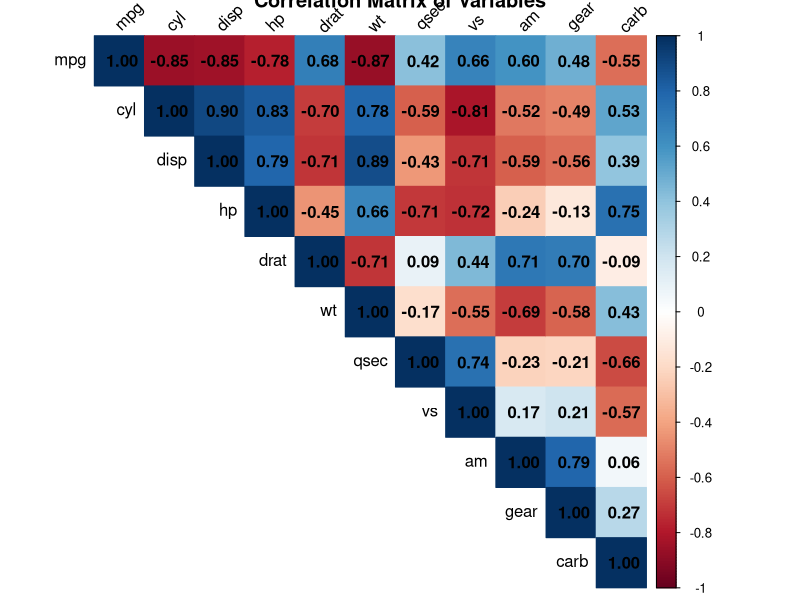
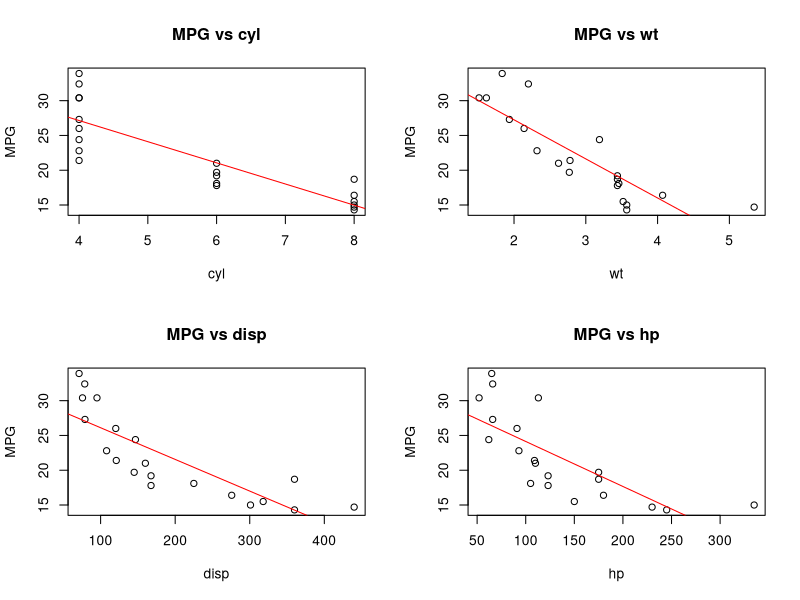
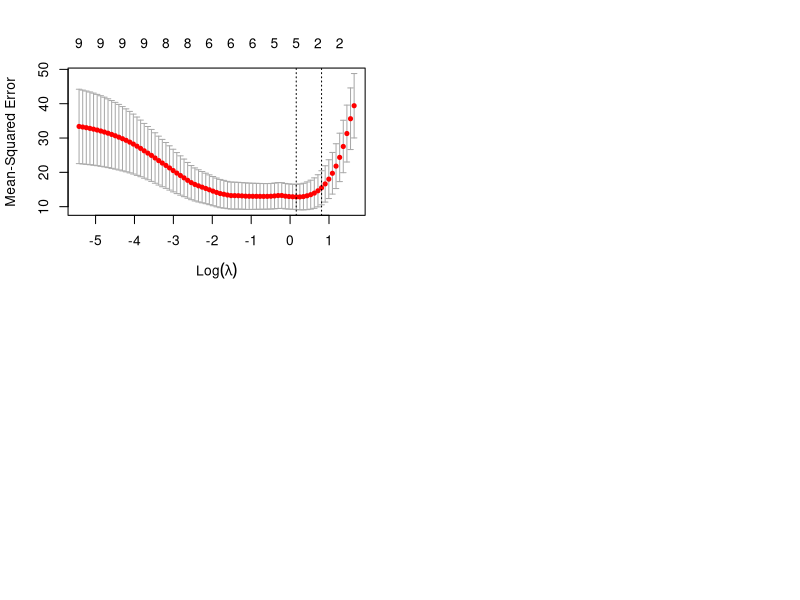
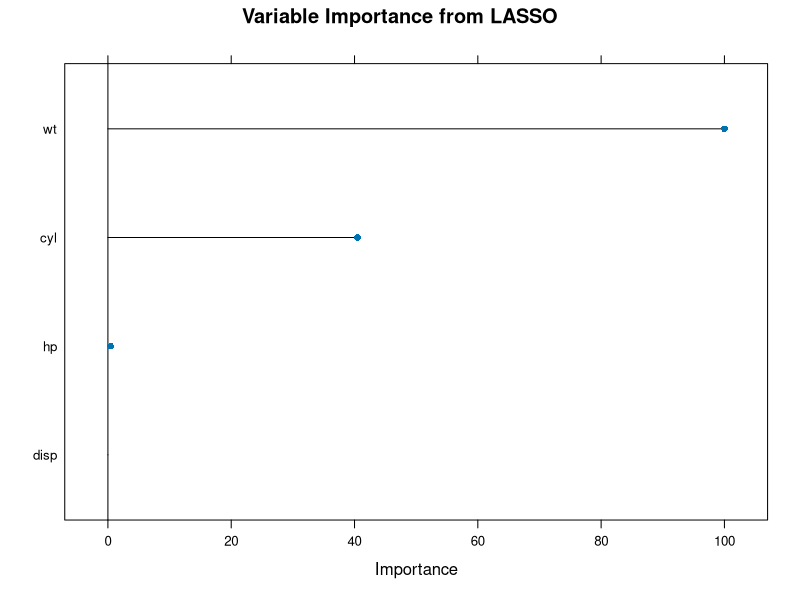

Here is the R script that generated these plots, in order:
## ---- chunk 1
#| echo: false
#| warning: false
library(datasets)
library(corrplot)
# Create correlation matrix visualization
correlation_matrix <- cor(mtcars)
corrplot(correlation_matrix, method = "color", type = "upper", 
         addCoef.col = "black", tl.col = "black", tl.srt = 45,
         title = "Correlation Matrix of Variables")
## ---- chunk 2
#| echo: true
#| warning: false
#| message: false
library(datasets)
library(glmnet)
set.seed(17)

# Data preparation
train_index <- sample(2, nrow(mtcars), replace = T, prob = c(0.7, 0.3))
train_data <- mtcars[train_index==1, ]
test_data <- mtcars[train_index==2, ]

# Ensure train_data is properly defined in global environment
assign("train_data", train_data, envir = .GlobalEnv)
assign("test_data", test_data, envir = .GlobalEnv)

# Prepare LASSO matrices once
predictors <- setdiff(names(train_data), "mpg")
x_train <- as.matrix(train_data[, predictors])
y_train <- train_data$mpg

# Define these in global environment for later use
assign("x_train", x_train, envir = .GlobalEnv)
assign("y_train", y_train, envir = .GlobalEnv)
## ---- chunk 3
#| echo: false
# Create summary statistics table
train_summary <- summary(train_data)
test_summary <- summary(test_data)
## ---- chunk 4
#| echo: false
#| warning: false
# Calculate R-squared and p-values for each predictor
predictors <- setdiff(names(train_data), "mpg")
results <- data.frame(
  Variable = predictors,
  R_squared = NA,
  P_value = NA
)

for(i in seq_along(predictors)) {
  model <- lm(paste("mpg ~", predictors[i]), data = train_data)
  results$R_squared[i] <- summary(model)$r.squared
  results$P_value[i] <- summary(model)$coefficients[2,4]
}

results <- results[order(-results$R_squared),]
## ---- chunk 5
#| echo: false
for(i in 1:4) {
  cat(sprintf("%s: %.1f%% (p = %.10f)\n", 
              results$Variable[i], 
              results$R_squared[i]*100,
              results$P_value[i]))
}
## ---- chunk 6
#| echo: false
#| warning: false
par(mfrow=c(2,2))
for(i in 1:4) {
  plot(train_data[[results$Variable[i]]], train_data$mpg,
       xlab=results$Variable[i], ylab="MPG",
       main=paste("MPG vs", results$Variable[i]))
  abline(lm(mpg ~ get(results$Variable[i]), data=train_data), col="red")
}
## ---- chunk 7
#| echo: false
#| warning: false
#| message: false
#| fig-cap: "LASSO Cross-Validation: This chart helps LASSO find the best balance. It's like tuning a radio to get the clearest signal – we're finding the 'sweet spot' for our model. The dotted line shows the best point."
# Use the globally defined x_train and y_train
if (exists("x_train") && exists("y_train")) {
  set.seed(17)  # For reproducibility of cv.glmnet
  lasso_cv <- cv.glmnet(x_train, y_train, alpha=1)
  plot(lasso_cv)
  # Make lasso_cv available globally
  assign("lasso_cv", lasso_cv, envir = .GlobalEnv)
} else {
  plot(NULL, xlim=c(0,1), ylim=c(0,1), 
       xlab="log(Lambda)", ylab="Mean-Squared Error",
       main="LASSO Cross-Validation")
  text(0.5, 0.5, "Data not available for LASSO CV plot")
}
## ---- chunk 8
#| echo: false
#| warning: false
#| fig-cap: "LASSO Coefficient Path: Imagine LASSO as a manager deciding which players (features) are most valuable. This plot shows how, as LASSO gets stricter, it keeps only the star players and lets others go. Lines that stay high are important; lines that drop to zero are removed."

library(glmnet)
library(caret)

lasso_model_plot <- train(
  mpg~ (cyl + wt + disp + hp),
  data= train_data,
  method="glmnet",
)
plot(varImp(lasso_model_plot), main = "Variable Importance from LASSO")
## ---- chunk 9
#| echo: false
#| warning: false

library(glmnet)

# Prepare data for LASSO. Note that train_data, predictors, x_train, y_train, and lasso_cv
# are also defined or used in earlier chunks. This chunk redefines them for clarity
# and to ensure the metrics are based on these specific definitions.
predictors <- setdiff(names(train_data), "mpg")
x_train <- as.matrix(train_data[, predictors])
y_train <- train_data$mpg
# This lasso_cv is specific to this chunk for calculating lasso_model's lambda.
# It will be identical to the one in the plot chunk if inputs are identical.
lasso_cv_metrics <- cv.glmnet(x_train, y_train, alpha=1)

# Function for metrics
get_metrics <- function(actual, predicted) {
  rmse <- sqrt(mean((actual - predicted)^2))
  mae <- mean(abs(actual - predicted))
  r2 <- 1 - sum((actual - predicted)^2)/sum((actual - mean(actual))^2)
  c(RMSE = rmse, MAE = mae, R2 = r2)
}

# Calculate metrics for both models
final_multi_model <- lm(mpg ~ wt + hp + am, data=train_data)
# Use lambda from lasso_cv_metrics for consistency within this chunk's calculations
lasso_model <- glmnet(x_train, y_train, alpha=1, lambda=lasso_cv_metrics$lambda.min)

# Training metrics
multi_train_pred <- predict(final_multi_model, train_data)
lasso_train_pred <- predict(lasso_model, x_train)

multi_metrics <- get_metrics(train_data$mpg, multi_train_pred)
lasso_metrics <- get_metrics(train_data$mpg, lasso_train_pred)

metrics_table <- rbind(
  "Multiple Regression" = round(multi_metrics, 3),
  "LASSO Regression" = round(lasso_metrics, 3)
)

print(metrics_table)
## ---- chunk 10
#| echo: false
#| warning: false
# Code for 6000 lbs car prediction
new_car <- data.frame(
  wt = 6,
  hp = mean(train_data$hp), # Ensure train_data is available
  am = mean(train_data$am)  # Ensure train_data is available
)
# Ensure final_multi_model is defined from the previous chunk
pred_multi <- predict(final_multi_model, new_car, interval="prediction")
